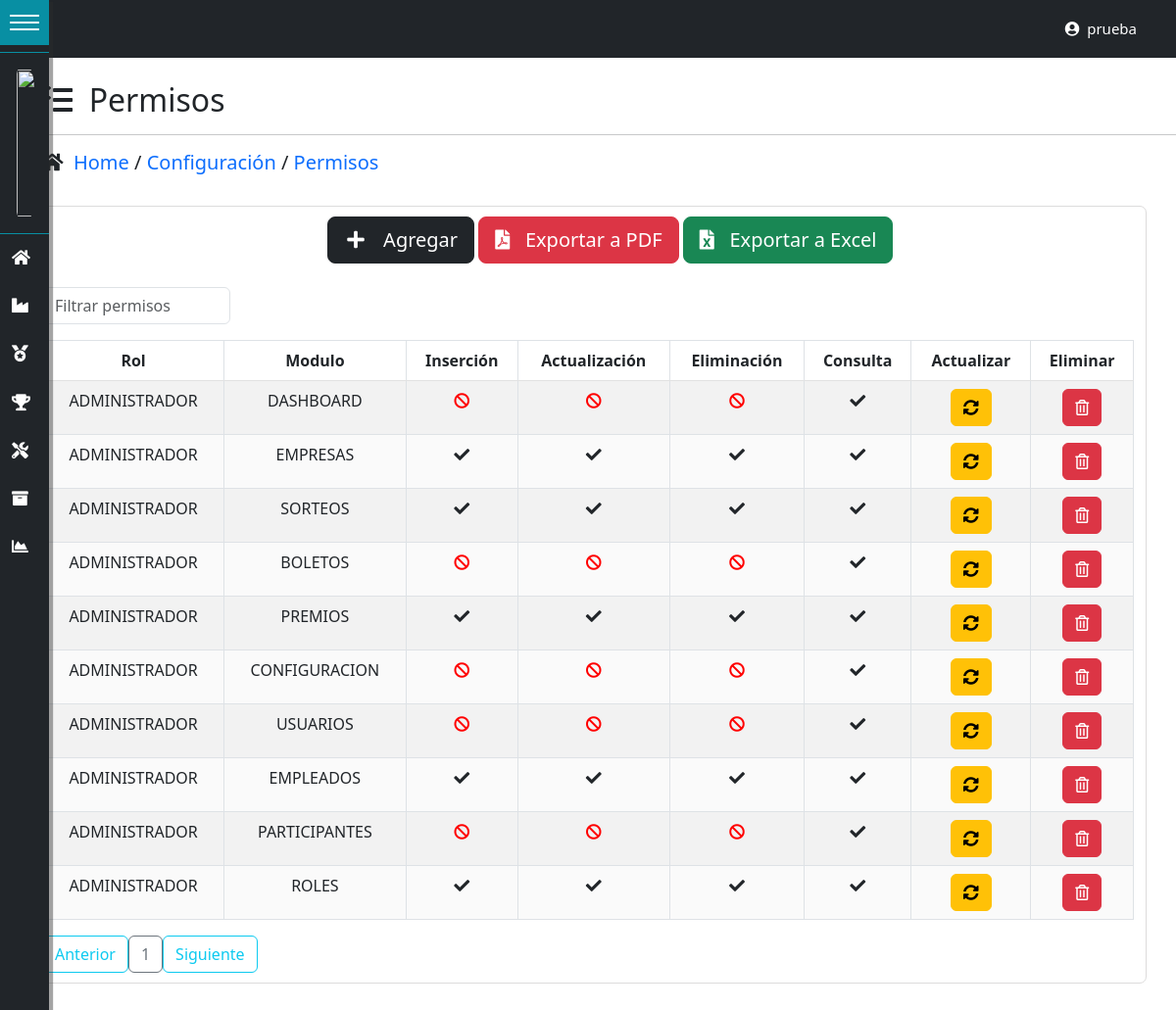
Page /permisos/ (signed in) on the committed database.
### tables this page shows
CREATE TABLE IF NOT EXISTS `permisos` (
  `id_rol` int(11) NOT NULL,
  `id_modulo` int(11) NOT NULL,
  `tipo_modulo` enum('Home','Dashboard','Empresas','Sorteos','Premios','Configuración','Administración') NOT NULL,
  `permiso_insercion` varchar(5) NOT NULL,
  `permiso_actualizacion` varchar(5) NOT NULL,
  `permiso_eliminacion` varchar(5) NOT NULL,
  `permiso_consulta` varchar(5) NOT NULL,
  `creado_por` varchar(50) NOT NULL,
  `fecha_creacion` datetime NOT NULL,
  `modificado_por` varchar(50) DEFAULT NULL,
  `fecha_modificacion` datetime DEFAULT NULL,
  KEY `Índice 1` (`id_rol`) USING BTREE,
  KEY `Índice 2` (`id_modulo`) USING BTREE,
  CONSTRAINT `FK_permisos_modulos` FOREIGN KEY (`id_modulo`) REFERENCES `modulos` (`id_modulo`) ON DELETE NO ACTION ON UPDATE NO ACTION,
  CONSTRAINT `FK_permisos_roles` FOREIGN KEY (`id_rol`) REFERENCES `roles` (`id_rol`) ON DELETE NO ACTION ON UPDATE NO ACTION
);

CREATE TABLE IF NOT EXISTS `roles` (
  `id_rol` int(11) NOT NULL AUTO_INCREMENT,
  `rol` varchar(50) NOT NULL,
  `descripcion` varchar(200) NOT NULL,
  `creado_por` varchar(50) NOT NULL,
  `fecha_creacion` datetime NOT NULL,
  `modificado_por` varchar(50) DEFAULT NULL,
  `fecha_modificacion` datetime DEFAULT NULL,
  PRIMARY KEY (`id_rol`) USING BTREE
);

CREATE TABLE IF NOT EXISTS `modulos` (
  `id_modulo` int(11) NOT NULL AUTO_INCREMENT,
  `modulo` varchar(100) NOT NULL,
  `descripcion` varchar(100) NOT NULL,
  `tipo_modulo` enum('Home','Dashboard','Empresas','Sorteos','Premios','Configuracion','Administracion') NOT NULL,
  `creado_por` varchar(50) NOT NULL,
  `fecha_creacion` datetime NOT NULL,
  `modificado_por` varchar(50) DEFAULT NULL,
  `fecha_modificacion` datetime DEFAULT NULL,
  PRIMARY KEY (`id_modulo`)
);

### controladores/vistasControlador.php (called while the page is built, shortened)
<?php
	class vistasControlador extends vistasModelo{
		public function obtener_plantilla_controlador(){
			return require_once "./vistas/plantilla.php";
		}
	}

### index.php (called while the page is built, shortened)
<?php
	require_once "./controladores/vistasControlador.php";
	$plantilla = new vistasControlador();
	$plantilla->obtener_plantilla_controlador();

### config/conexion.php (called while the page is built, shortened)
<?php
class ConexionBD{
    protected $manejador = "mysql";
    private static $servidor = "localhost";
    private static $usuario = "root";
    private static $pass = "";
    protected $db_name = "dbsorteo";
    protected function getConexion(){
        try{
            $parametros=array(PDO::ATTR_PERSISTENT=>true,PDO::MYSQL_ATTR_INIT_COMMAND=>"SET NAMES utf8");
            $this->conexion=new PDO($this->manejador.":host=".self::$servidor.";dbname=".$this->db_name,self::$usuario,self::$pass,$parametros);
            return $this->conexion;
        }
        catch(PDOException $e){
            echo 'Error en la conexion a la BD :'.$e->getMessage();
        }
    }
}

### DatosTablas/obtenerDatosPermisos.php (called while the page is built, shortened)
<?php
require_once("./config/conexion.php");
class obtenerDatosPermisos extends ConexionBD{
    public function datosPermisos(){
        $sql="SELECT r.rol, m.modulo,p.tipo_modulo, p.permiso_insercion, p.permiso_actualizacion,
        p.permiso_eliminacion, p.permiso_consulta,p.id_rol,p.id_modulo FROM permisos p
        inner join roles r on r.id_rol=p.id_rol
        inner join modulos m on m.id_modulo=p.id_modulo";
        $resultado=$this->conexion->query($sql) or die ($sql);
        return $resultado;
    }
}

### vistas/contenidos/permisos-view.php (the view, shortened to what this page needs)
<?php
include("./DatosTablas/obtenerDatosPermisos.php");
?>
<br>
<div class="container">
    <h2><i class="fas fa-tasks"></i>&nbsp; Permisos</h2>
</div>
<hr/>
<div class="container">
    <h5><i class="fas fa-home"></i>&nbsp;
    <a href="<?php echo SERVERURL?>dashboard/"> Home </a>
    /
    <a href="<?php echo SERVERURL?>configuracion/"> Configuración </a>
    /
    <a href="<?php echo SERVERURL?>permisos/"> Permisos </a></h5>
</div>
<br>
<div class="container contenedor-tabla">
    <div class="container">
    <div class="row">
        <div class="col-3"></div>
        <div class="col-7">
            <div class="btn btn-dark btn-lg" data-bs-toggle="modal" data-bs-target="#ModalCrear"><i class="fas fa-plus fa-fw"></i> &nbsp; Agregar</div>
            <div class="btn btn-danger btn-lg" data-bs-toggle="modal" data-bs-target="#ModalCrear"><i class="fas fa-file-pdf"></i> &nbsp; Exportar a PDF</div>
            <div class="btn btn-success btn-lg" data-bs-toggle="modal" data-bs-target="#ModalCrear"><i class="fas fa-file-excel"></i> &nbsp; Exportar a Excel</div>
        </div>
        <div class="col-2"></div>
    </div>
    </div>
<div class="table-responsive">
    <br>
        <input type="text" id="searchBox" class="form-control" onkeyup="filterTable()" placeholder="Filtrar permisos">
    <table id="datos-usuario" class="table table-bordered table-striped text-center">
        <thead>
            <tr>
                <th>Rol</th>
                <th>Modulo</th>
                <th>Inserción</th>
                <th>Actualización</th>
                <th>Eliminación</th>
                <th>Consulta</th>
                <th>Actualizar</th>
                <th>Eliminar</th>
            </tr>
        </thead>
        <tbody class="body">
        <?php
                $datos=new obtenerDatosPermisos();
                $resultado=$datos->datosPermisos();
                foreach ($resultado as $fila){
            ?>
            <tr>
                <td><?php echo $fila['rol']; ?></td>
                <td><?php echo $fila['modulo']; ?></td>
                <?php
				if($fila['permiso_insercion']==1){
                ?>
                <td><i class="fas fa-check"></i></td>
                <?php
                    }else{
                ?>
                <td><i class="fas fa-ban" style="color: red;"></i></td>
                <?php
                    }
                ?>
                <?php
				if($fila['permiso_actualizacion']==1){
			?>
			<td><i class="fas fa-check"></i></td>
			<?php
				}else{
			?>
			<td><i class="fas fa-ban" style="color: red;"></i></td>
			<?php
				}
			?>
			<?php
				if($fila['permiso_eliminacion']==1){
			?>
			<td><i class="fas fa-check"></i></td>
			<?php
				}else{
			?>
			<td><i class="fas fa-ban" style="color: red;"></i></td>
			<?php
				}
			?>
			<?php
				if($fila['permiso_consulta']==1){
			?>
			<td><i class="fas fa-check"></i></td>
			<?php
				}else{
			?>
			<td><i class="fas fa-ban" style="color: red;"></i></td>
			<?php
				}
			?>
                <td>
				<button class="btn btn-warning" data-bs-toggle="modal" data-bs-target="#ModalAct<?php echo $fila['id_rol'];?><?php echo $fila['id_modulo'];?>">
					<i class="fas fa-sync-alt"></i>
                </button>
			    </td>
                <td>
					<form class="FormularioAjax" action="<?php echo SERVERURL; ?>ajax/permisoAjax.php" method="POST" data-form="delete" autocomplete="off">
					<button type="submit" class="btn btn-danger">
						<i class="far fa-trash-alt"></i>
					</button>
					</form>
				</td>
                </tr>
            <?php
                    }
            ?>
        </tbody>
    </table>
</div>
<div id="paginador" class=""></div>
</div>
<br>
<br>

### vistas/css/Estilo-Form.css (style rules this page uses)
.contenedor-tabla { border: 1px solid #dddcdc; -moz-border-radius: 7px; -webkit-border-radius: 7px; padding: 10px; }
#searchBox { width:12rem; }
#datos-usuario { width: 100%; border-collapse: collapse; background-color:white; }
.contenedor-tabla { background-color:white; }
#datos-usuario th, td { padding: 8px; text-align: center; border-bottom: 1px solid rgb(226, 226, 226); }
#datos-usuario tr:nth-child(even) { background-color: #fafafa; }
.container h5 a { text-decoration: none; }

### vistas/css/estilos-vistas.css (style rules this page uses)
:root { --width:17rem; --pading:12px; --bgcoolor:rgb(33, 37, 41); --hovercolor:#088fa3; --width-collapsed:50px; }
body { font-size:18px; padding:0; margin: 0; margin-left:var(--width-collapsed); }

### rows in the picture
permisos: id_rol.rol "ADMINISTRADOR", id_modulo.modulo "DASHBOARD", permiso_insercion "0" (drawn), permiso_actualizacion "0" (drawn), permiso_eliminacion "0" (drawn), permiso_consulta "1" (drawn)
permisos: id_rol.rol "ADMINISTRADOR", id_modulo.modulo "EMPRESAS", permiso_insercion "1" (drawn), permiso_actualizacion "1" (drawn), permiso_eliminacion "1" (drawn), permiso_consulta "1" (drawn)
permisos: id_rol.rol "ADMINISTRADOR", id_modulo.modulo "SORTEOS", permiso_insercion "1" (drawn), permiso_actualizacion "1" (drawn), permiso_eliminacion "1" (drawn), permiso_consulta "1" (drawn)
permisos: id_rol.rol "ADMINISTRADOR", id_modulo.modulo "BOLETOS", permiso_insercion "0" (drawn), permiso_actualizacion "0" (drawn), permiso_eliminacion "0" (drawn), permiso_consulta "1" (drawn)
permisos: id_rol.rol "ADMINISTRADOR", id_modulo.modulo "PREMIOS", permiso_insercion "1" (drawn), permiso_actualizacion "1" (drawn), permiso_eliminacion "1" (drawn), permiso_consulta "1" (drawn)
permisos: id_rol.rol "ADMINISTRADOR", id_modulo.modulo "CONFIGURACION", permiso_insercion "0" (drawn), permiso_actualizacion "0" (drawn), permiso_eliminacion "0" (drawn), permiso_consulta "1" (drawn)
permisos: id_rol.rol "ADMINISTRADOR", id_modulo.modulo "USUARIOS", permiso_insercion "0" (drawn), permiso_actualizacion "0" (drawn), permiso_eliminacion "0" (drawn), permiso_consulta "1" (drawn)
permisos: id_rol.rol "ADMINISTRADOR", id_modulo.modulo "EMPLEADOS", permiso_insercion "1" (drawn), permiso_actualizacion "1" (drawn), permiso_eliminacion "1" (drawn), permiso_consulta "1" (drawn)
permisos: id_rol.rol "ADMINISTRADOR", id_modulo.modulo "PARTICIPANTES", permiso_insercion "0" (drawn), permiso_actualizacion "0" (drawn), permiso_eliminacion "0" (drawn), permiso_consulta "1" (drawn)
permisos: id_rol.rol "ADMINISTRADOR", id_modulo.modulo "ROLES", permiso_insercion "1" (drawn), permiso_actualizacion "1" (drawn), permiso_eliminacion "1" (drawn), permiso_consulta "1" (drawn)

### other values in the picture
$_SESSION['usuario_login'] "prueba"
